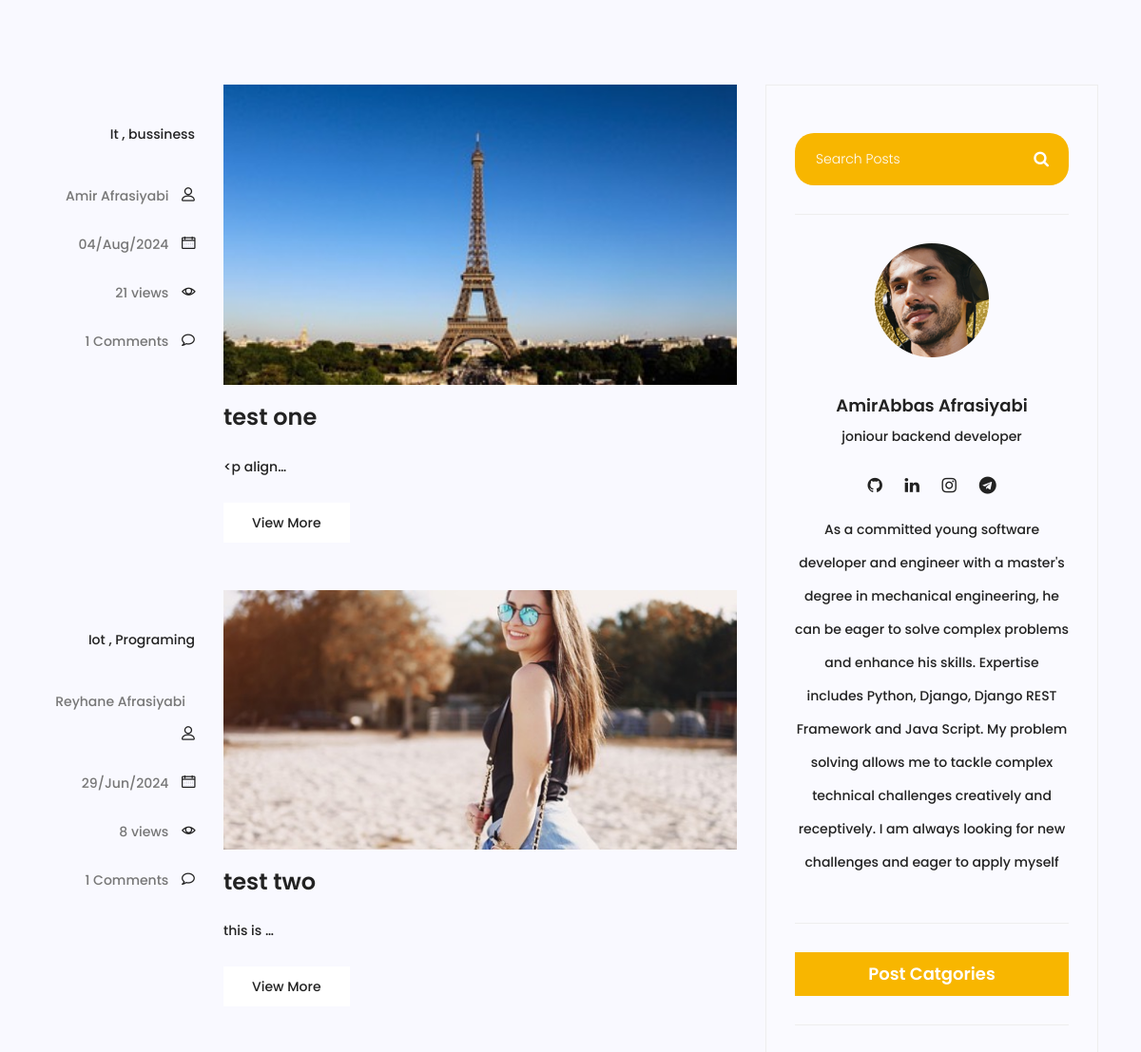
/blog (middle part), run on an earlier commit of the app's database.
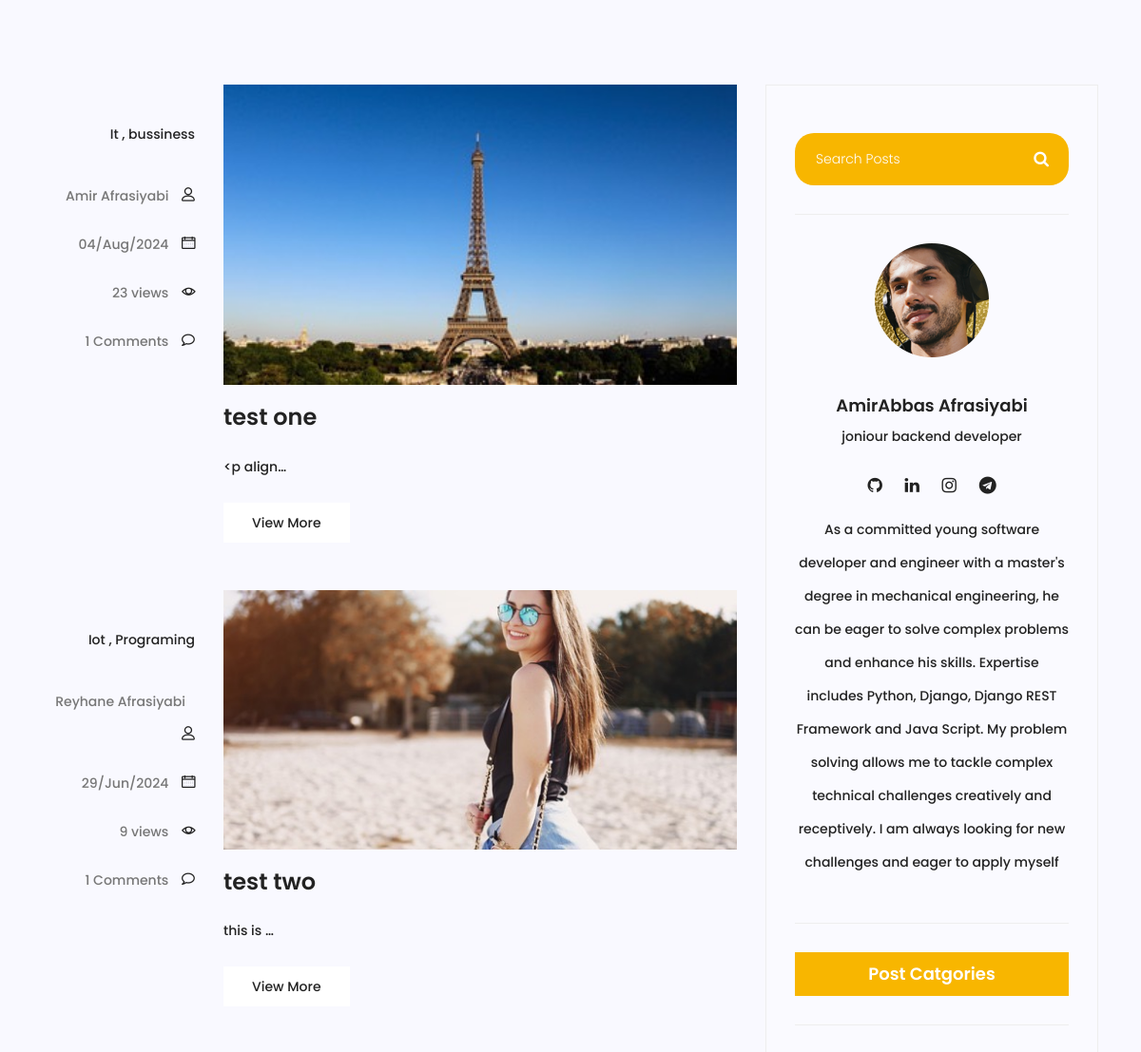
And on a later commit of the database.
### blog/models.py (models this page shows, shortened)
class Post(models.Model):
    image = models.ImageField(upload_to='blog/', default='blog/default.jpg')
    author = models.ForeignKey(User, related_name="author", on_delete=models.SET_NULL, null=True)
    title = models.CharField(max_length=100)
    content = models.TextField()
    category = models.ManyToManyField(category, blank=True)
    tags = TaggableManager()
    counted_views = models.IntegerField(default=0)
    status = models.BooleanField(default=False)
    published_date = models.DateTimeField(null=True)
    created_date = models.DateTimeField(auto_now_add=True)
    updated_date = models.DateTimeField(auto_now=True)
    class Meta:
        ordering = ['created_date']
        verbose_name = 'پست'
        verbose_name_plural = ' پست ها'

### blog/views.py (the view)
# urls.py: path('', blog_view, name='index'),
def blog_view(request, cat_name=None, author_username=None , tag_name = None,):
    posts = Post.objects.filter(status=1)
    if cat_name:
        posts = posts.filter(category__name=cat_name)
    if author_username:
        posts = posts.filter(author__username=author_username)
    if tag_name:
        posts = posts.filter(tags__name__in=[tag_name])
    posts = Paginator(posts, 3)
    try:
        page_number = request.GET.get('page')
        posts = posts.get_page(page_number)
    except PageNotAnInteger:
        posts = posts.get_page(1)
    except EmptyPage:
        posts = posts.get_page(1)
    context = {'posts': posts}
    return render(request, 'blog/blog-home.html', context)

### blog/templatetags/blog_tags.py (called while the page is built)
@ register.inclusion_tag('blog/blog-post-category.html')
def postcategories():
    posts = Post.objects.filter(status=1)
    categories = category.objects.all()
    cat_dict = {}
    for name in categories:
       cat_dict[name] =  posts.filter(category=name).count()
    return{'categories': cat_dict}

### templates/blog/blog-home.html (shortened to what this page needs)
{% extends "base.html" %}
{% load static %}
{% load blog_tags %}
{% block content %}
<section class="top-category-widget-area pt-90 pb-90">
</section>
<section class="post-content-area">
  <div class="container">
    <div class="row">
      <div class="col-lg-8 posts-list">
        {% for post in posts %}
        <div class="single-post row">
          <div class="col-lg-3 col-md-3 meta-details">
            <ul class="tags">
              {% for cat in post.category.all %}
                <li><a href="{% url 'blog:category' cat_name=cat.name %}">{{ cat.name }}</a> {% if not forloop.last %},{% endif %}</li>
              {% endfor %}
            </ul>
            <div class="user-details row">
              <p class="user-name col-lg-12 col-md-12 col-6">
                <a href="{% url 'blog:author' author_username=post.author.username %}">{{post.author.get_full_name}}</a> <span class="lnr lnr-user"></span>
              </p>
              <p class="date col-lg-12 col-md-12 col-6">
                <a href="#">{{post.published_date|date:"d/M/Y"}}</a>
                <span class="lnr lnr-calendar-full"></span>
              </p>
              <p class="view col-lg-12 col-md-12 col-6">
                <a href="#">{{post.counted_views}} views</a>
                <span class="lnr lnr-eye"></span>
              </p>
              <p class="comments col-lg-12 col-md-12 col-6">
                <a href="#">{{ post.comments.count }} Comments</a> <span class="lnr lnr-bubble"></span>
              </p>
            </div>
          </div>
          <div class="col-lg-9 col-md-9">
            <div class="feature-img">
              <img
                class="img-fluid"
                src="{{post.image.url}}"
                alt=""
              />
            </div>
            <a class="posts-title" href="{% url 'blog:single' pid=post.id %}"><h3>{{post.title}}</h3></a>
            <p class="excert">{{post.content|truncatechars:9}}</p>
            <a href="{% url 'blog:single' pid=post.id %}" class="primary-btn">View More</a>
          </div>
        </div>
        {% endfor %}
      </div>
      <div class="col-lg-4 sidebar-widgets">
        <div class="widget-wrap">
          {% include "blog/blog-search.html" %}
          {% include "blog/blog-writter.html" %}
          {% postcategories %}
        </div>
      </div>
    </div>
  </div>
</section>
{% endblock %}

What changed in the data, as far as the page shows it:
changed Post "test one": counted_views "21" → "23"
changed Post "test two": counted_views "8" → "9"
